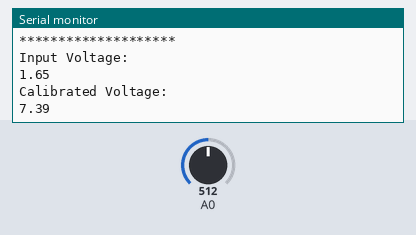
Simulated run of this sketch. Board: Arduino Uno, built with avr-gcc and run on an emulated ATmega328P. On the bench: the last lines printed to the serial monitor. Inputs (shaded band) come from the test bench; at power-on: A0 = 512.

Above: at 1.8 s.
1.9 s: A0 set to 716
At 2.8 s:
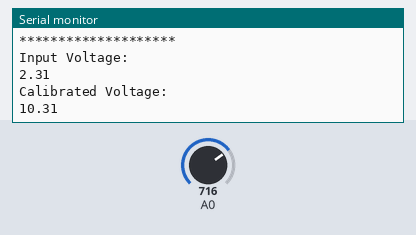
3.4 s: A0 set to 900
At 4.9 s:
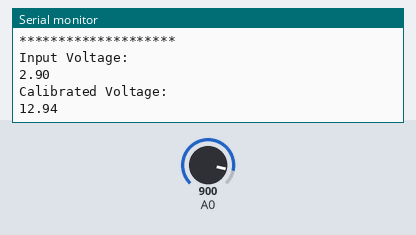
Timing chart, 0 to 6.4 s (numbered marks = the images above; inputs shaded):
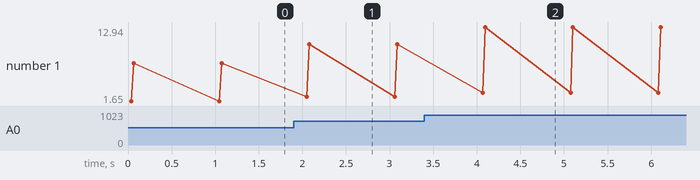

The sketch:

Voltage_Example.ino
```cpp
// Samuel Lee Toepke
// samueltoepke@gmail.com
// Spring 2015
// Voltage_Example.pde: A voltage sensor for the Max32 to show analog calibration. Uses a standard voltage divider
//   to get voltage from 0V to ~12V. R1 = 4.7k, R2 = (1k+330). http://en.wikipedia.org/wiki/Voltage_divider

float v_in       = 0.0;
float v_in_cal   = 0.0;
float v_out      = 0.0;
float v_sens     = 0.0;

float R1         = 4700.0;
float R2         = 1330.0;

float max_v      = 3.3;
int   resolution = 1024.0; //10 bit ADC resolution...2^10 == 1024.

void setup(void) {
  Serial.begin(9600);
}

void loop(void) {

  // 1. Get voltage from ADC.
    v_out    = analogRead(A0);

  // 2. Convert voltage per uC resolution and maximum input voltage.
    v_sens   = v_out * max_v / resolution;

  // 3. Apply voltage divider.
    v_in     = v_sens * ((R1+R2)/R2);

  // 4. Calibrate.
    float slope_modifier  = 0.9791;
    float offset_modifier = 0.0667;
    v_in_cal = (v_in * slope_modifier) + offset_modifier;

  // 5. Display the result.
    Serial.println("********************");
    Serial.println("Input Voltage:");
    Serial.println(v_sens);
    Serial.println("Calibrated Voltage:");
    Serial.println(v_in_cal);

  // 6. Delay execution for 1000 ms.
    delay(1000);
}
```

Measured:
- after the input at 1.9 s, the serial monitor: prints a new line after 0.15 s (image 1)
- after the input at 3.4 s, the serial monitor: prints a new line after 0.67 s (image 2)
- plotted number 1: 7.39 → 10.31 after the input at 1.9 s, 10.31 → 12.94 after the input at 3.4 s
